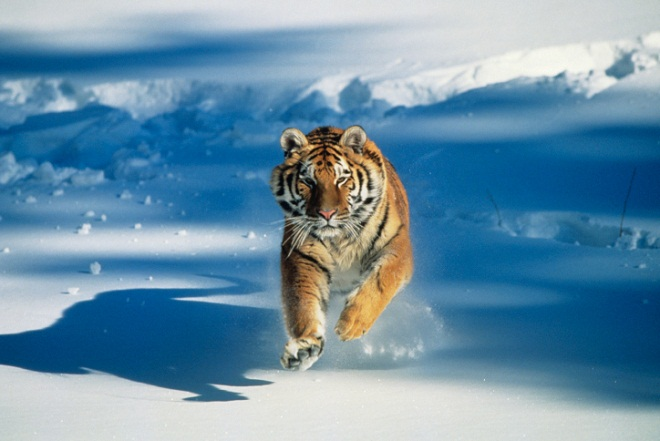
#> input picture image_slicer/test/sample.jpg, 660 x 441 px
$ python test_image_slicer.py
#> lines starting #> are read from the running program, lines starting #| are printed output that depends on the picture
#> further down, img is the input picture: PIL image 660x441 RGB; mean R, G, B 106.5, 145.2, 168.3
### image_slicer/main.py
'''
Main functionality of ``image_slicer``.
'''
import os
from math import sqrt, ceil, floor

from PIL import Image

from .helpers import get_basename


class Tile(object):
    """Represents a single tile."""

    def __init__(self, image, number, position, coords, filename=None):
        self.image = image
        self.number = number
        self.position = position
        self.coords = coords
        self.filename = filename

    @property
    def row(self):
        return self.position[0]

    @property
    def column(self):
        return self.position[1]

    # [26 lines left out: functions basename, generate_filename, save, __repr__, not called in this run]


def calc_columns_rows(n):
    """
    Calculate the number of columns and rows required to divide an image
    into ``n`` parts.

    Return a tuple of integers in the format (num_columns, num_rows)
    """
    num_columns = int(ceil(sqrt(n)))
    num_rows = int(ceil(n / float(num_columns)))
    return (num_columns, num_rows)

def get_combined_size(tiles):
    """Calculate combined size of tiles."""
    # TODO: Refactor calculating layout to avoid repetition.
    columns, rows = calc_columns_rows(len(tiles))
    tile_size = tiles[0].image.size
    return (tile_size[0] * columns, tile_size[1] * rows)

# [37 lines left out: functions join, validate_image, not called in this run]

def validate_image_col_row(image , col , row):
    """Basic checks for columns and rows values"""
    SPLIT_LIMIT = 99

    try:
        col = int(col)
        row = int(row)
    except:
        raise ValueError('columns and rows values could not be cast to integer.')

    if col < 1 or row < 1\
        or col > SPLIT_LIMIT or row > SPLIT_LIMIT:
        raise ValueError('Number of columns and rows must be between 1 and {} (you \
                          asked for rows: {} and col: {}).'.format(SPLIT_LIMIT, row, col))
    if col == 1 and row == 1:
        raise ValueError('There is nothing to divide. You asked for the entire image.')

def slice(filename, number_tiles=None, col=None, row=None,
          save=True, DecompressionBombWarning=True,invert = False):
    """
    Split an image into a specified number of tiles.

    Args:
       filename (str):  The filename of the image to split.
       number_tiles (int):  The number of tiles required.

    Kwargs:
       save (bool): Whether or not to save tiles to disk.
       DecompressionBombWarning (bool): Whether to suppress Pillow DecompressionBombWarning

    Returns:
        Tuple of :class:`Tile` instances.
    """
#> called with filename = './image_slicer/test/sample.jpg', col = 10, row = 7, save = False, DecompressionBombWarning = True, invert = False
    if DecompressionBombWarning is False:
        Image.MAX_IMAGE_PIXELS = None

    if invert is True:
        im = im.rotate(90)

    im = Image.open(filename)
    im_w, im_h = im.size
#> im_w = 660; im_h = 441

    columns = 0
    rows = 0
    if number_tiles:
        validate_image(im, number_tiles)
        columns, rows = calc_columns_rows(number_tiles)
#        extras = (columns * rows) - number_tiles # TODO: not used
    else:
        validate_image_col_row(im, col, row)
        columns = col
        rows = row


    tile_w, tile_h = int(floor(im_w / columns)), int(floor(im_h / rows))
#> tile_w = 66; tile_h = 63

    tiles = []
    number = 1
    for pos_y in range(0, im_h - rows, tile_h): # -rows for rounding error.
        for pos_x in range(0, im_w - columns, tile_w): # as above.
            area = (pos_x, pos_y, pos_x + tile_w, pos_y + tile_h)
            image = im.crop(area)
            position = (int(floor(pos_x / tile_w)) + 1,
                        int(floor(pos_y / tile_h)) + 1)
            coords = (pos_x, pos_y)
            tile = Tile(image, number, position, coords)
            tiles.append(tile)
            number += 1
#> this loop made 7 passes
#> pass 1, in __init__, `self.image = image`:
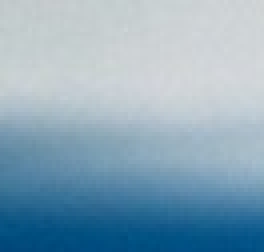
#> self.image: PIL image 66x63 RGB (shown 4 times larger); mean R, G, B 138.3, 167.6, 185.9
#> pass 1, in __init__ (call 2), `self.image = image`:
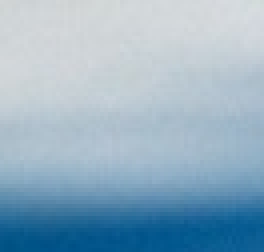
#> self.image: PIL image 66x63 RGB (shown 4 times larger); mean R, G, B 148.1, 176.2, 195.1
#> pass 1, in __init__ (call 3), `self.image = image`:
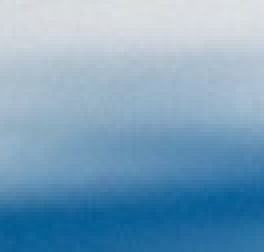
#> self.image: PIL image 66x63 RGB (shown 4 times larger); mean R, G, B 123.1, 161.5, 189.4
#> pass 1, in __init__ (call 4), `self.image = image`:
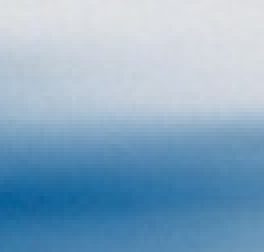
#> self.image: PIL image 66x63 RGB (shown 4 times larger); mean R, G, B 137.1, 170.7, 196.9
#> after the loop:
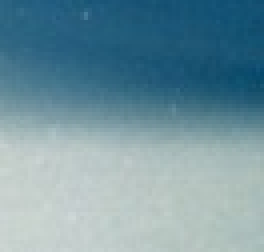
#> image: PIL image 66x63 RGB (shown 4 times larger); mean R, G, B 114.6, 148.8, 160.8
#> after the loop, number = 71; tiles = 70 items
    if save:
        save_tiles(tiles,
                   prefix=get_basename(filename),
                   directory=os.path.dirname(filename))
    return tuple(tiles)

# [52 lines left out: functions save_tiles, get_image_column_row, open_images_in, not called in this run]

### test_image_slicer.py
import image_slicer
from PIL import Image

img = Image.open('./image_slicer/test/sample.jpg')

tiles = image_slicer.slice('./image_slicer/test/sample.jpg', col=10, row=7, save=False)
#> tiles = 70 items

size = image_slicer.get_combined_size(tiles)
#> in get_combined_size, `columns, rows = calc_columns_rows(len(tiles))`: columns = 9; rows = 8
#> size = (594, 504)

print(img.size)
#| (660, 441)

print(size)
#| (594, 504)
